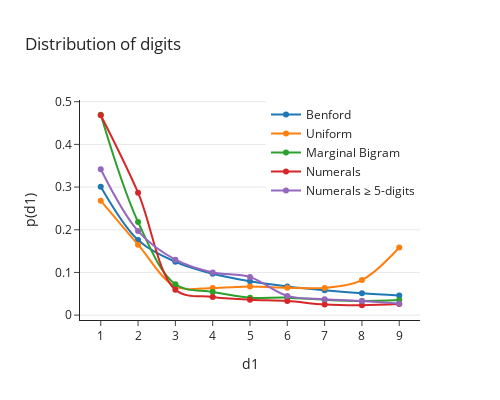

Notebook source saved alongside this figure:
### Code cell
fig = go.Figure()
for d_,label in zip([benford,d1,d1_leading,d1_leading_num, d1_leading_num_norm],["Benford","Uniform", "Marginal Bigram", "Numerals", "Numerals ≥ 5-digits"]):
    fig.add_trace(go.Scatter(x=list(d_.keys()), y=list(d_.values()), name = label, line_shape="spline", mode='lines+markers'))
fig.update_yaxes(showgrid=True)
fig.update_layout(
    title="Distribution of digits",
    xaxis_title="d1",
    yaxis_title="p(d1)",
    template="simple_white",
    legend=dict(
        yanchor="top",
        y=1,
        xanchor="right",
        x=1),
    width=500, height=400,
    )

### Figure 1 — Plotly figure (JSON) as saved in the notebook; plotly's stock layout.template omitted (floating-point values rounded to 4 significant figures)
{"data": [{"line": {"shape": "spline"}, "mode": "lines+markers", "name": "Benford", "type": "scatter", "x": ["1", "2", "3", "4", "5", "6", "7", "8", "9"], "y": [0.301, 0.1761, 0.1249, 0.09691, 0.07918, 0.06695, 0.05799, 0.05115, 0.04576]}, {"line": {"shape": "spline"}, "mode": "lines+markers", "name": "Uniform", "type": "scatter", "x": ["1", "2", "3", "4", "5", "6", "7", "8", "9"], "y": [0.2681, 0.1652, 0.06725, 0.0638, 0.06696, 0.06431, 0.06383, 0.08218, 0.1584]}, {"line": {"shape": "spline"}, "mode": "lines+markers", "name": "Marginal Bigram", "type": "scatter", "x": ["1", "2", "3", "4", "5", "6", "7", "8", "9"], "y": [0.4694, 0.2181, 0.07225, 0.05407, 0.04099, 0.04089, 0.03584, 0.03312, 0.03528]}, {"line": {"shape": "spline"}, "mode": "lines+markers", "name": "Numerals", "type": "scatter", "x": ["1", "2", "3", "4", "5", "6", "7", "8", "9"], "y": [0.4682, 0.2868, 0.05946, 0.04252, 0.03624, 0.03296, 0.02488, 0.02313, 0.02582]}, {"line": {"shape": "spline"}, "mode": "lines+markers", "name": "Numerals ≥ 5-digits", "type": "scatter", "x": ["1", "2", "3", "4", "5", "6", "7", "8", "9"], "y": [0.3417, 0.1969, 0.1299, 0.1, 0.08911, 0.04503, 0.03733, 0.03297, 0.02714]}], "layout": {"height": 400, "legend": {"x": 1, "xanchor": "right", "y": 1, "yanchor": "top"}, "title": {"text": "Distribution of digits"}, "width": 500, "xaxis": {"title": {"text": "d1"}}, "yaxis": {"showgrid": true, "title": {"text": "p(d1)"}}}}
